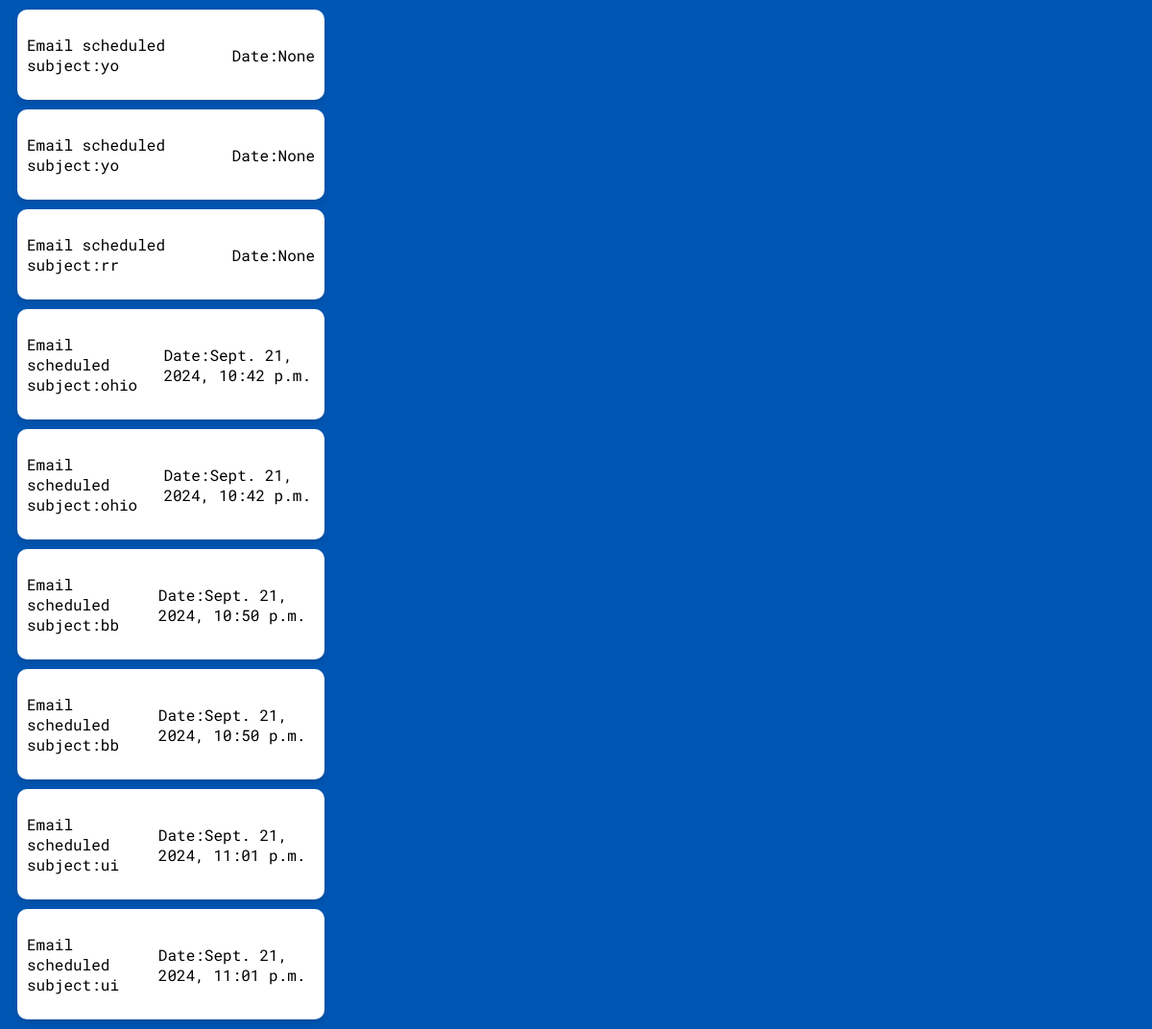
Screenshot of /users/email_list/ (signed in) with the database file from the repository.
### users/models.py (models this page shows, shortened)
class ScheduledEmail(models.Model):
    user = models.ForeignKey(User, on_delete=models.CASCADE)
    recipient_name = models.CharField(max_length=100)
    recipient_email = models.EmailField()
    subject = models.CharField(max_length=255)
    message = models.TextField()
    send_on = models.DateTimeField(null=True, blank=True)
    last_active = models.DateTimeField(default=timezone.now)
    time_limit = models.DurationField(default=timedelta(days=365))
    sent = models.BooleanField(default=False)

### users/views.py (the view)
# urls.py: path('email_list/',views.email_list, name='email_list')
@login_required
def email_list(request):
    emails = ScheduledEmail.objects.filter(user=request.user)
    return render(request,'email_list.html', {'emails':emails})

### users/templates/email_list.html (shortened to what this page needs)
<!DOCTYPE html>
<html lang="en">
<head>
</head>
<body>
    {% for email in emails %}
    <div class="email-list-container">
        <p>Email scheduled subject:{{email.subject}}</p>
        <p>Date:{{email.send_on}}</p>
    </div>
    {% endfor %}
</body>
</html>

### users/templates/email_list.html (style rules this page uses)
.email-list-container { display: flex; align-items: center; justify-content: center; margin: 10px; background-color: white; padding: 10px; border-radius: 10px; box-shadow: 0 4px 6px rgba(0, 0, 0, 0.1); width: 300px; font-family: "Roboto Mono"; }
body { background-color: #0056b3; }

### rows the page displays
ScheduledEmail: subject "yo", send_on "None"
ScheduledEmail: subject "yo", send_on "None"
ScheduledEmail: subject "rr", send_on "None"
ScheduledEmail: subject "ohio", send_on "Sept. 21, 2024, 10:42 p.m."
ScheduledEmail: subject "ohio", send_on "Sept. 21, 2024, 10:42 p.m."
ScheduledEmail: subject "bb", send_on "Sept. 21, 2024, 10:50 p.m."
ScheduledEmail: subject "bb", send_on "Sept. 21, 2024, 10:50 p.m."
ScheduledEmail: subject "ui", send_on "Sept. 21, 2024, 11:01 p.m."
ScheduledEmail: subject "ui", send_on "Sept. 21, 2024, 11:01 p.m."
